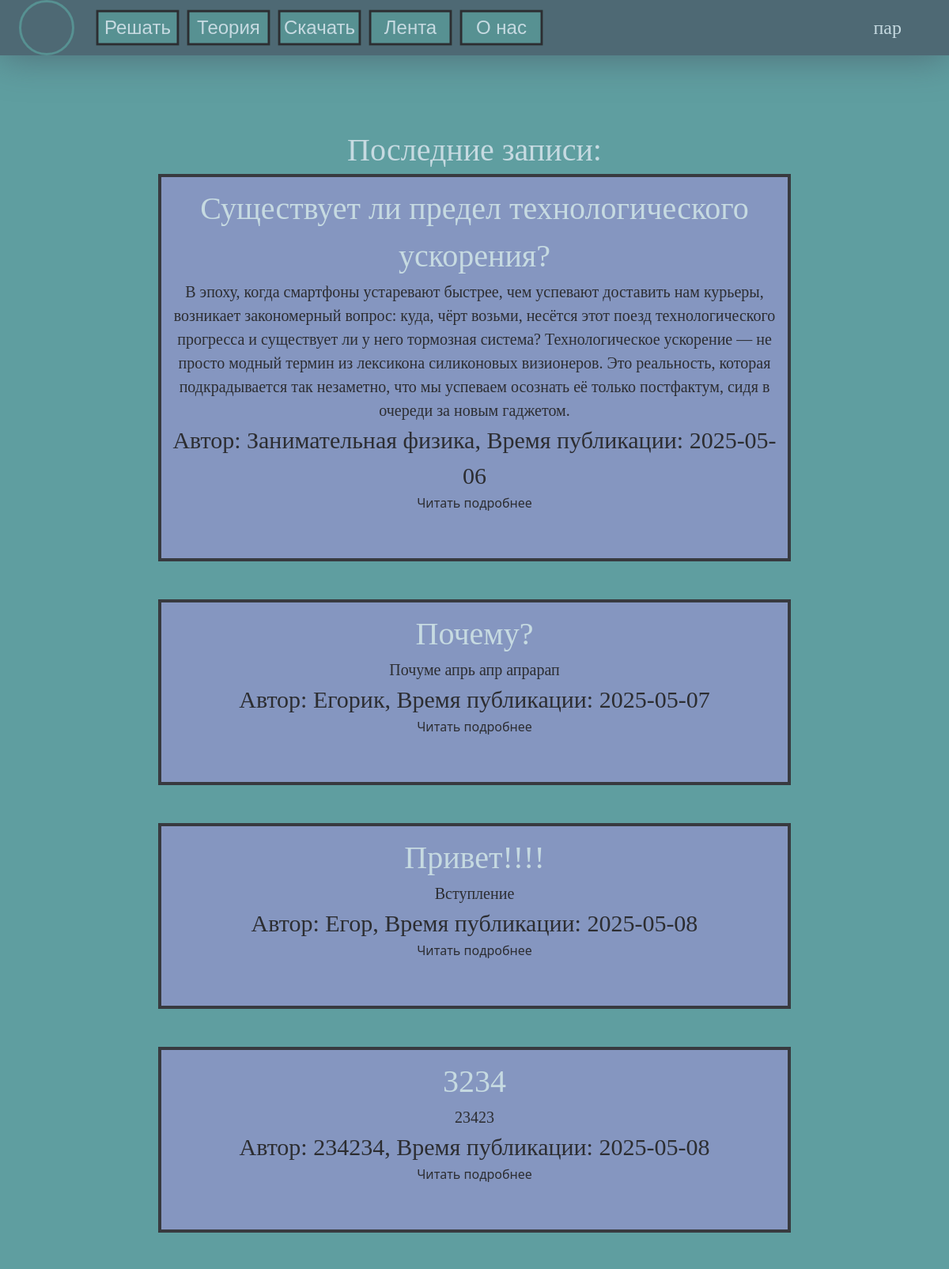
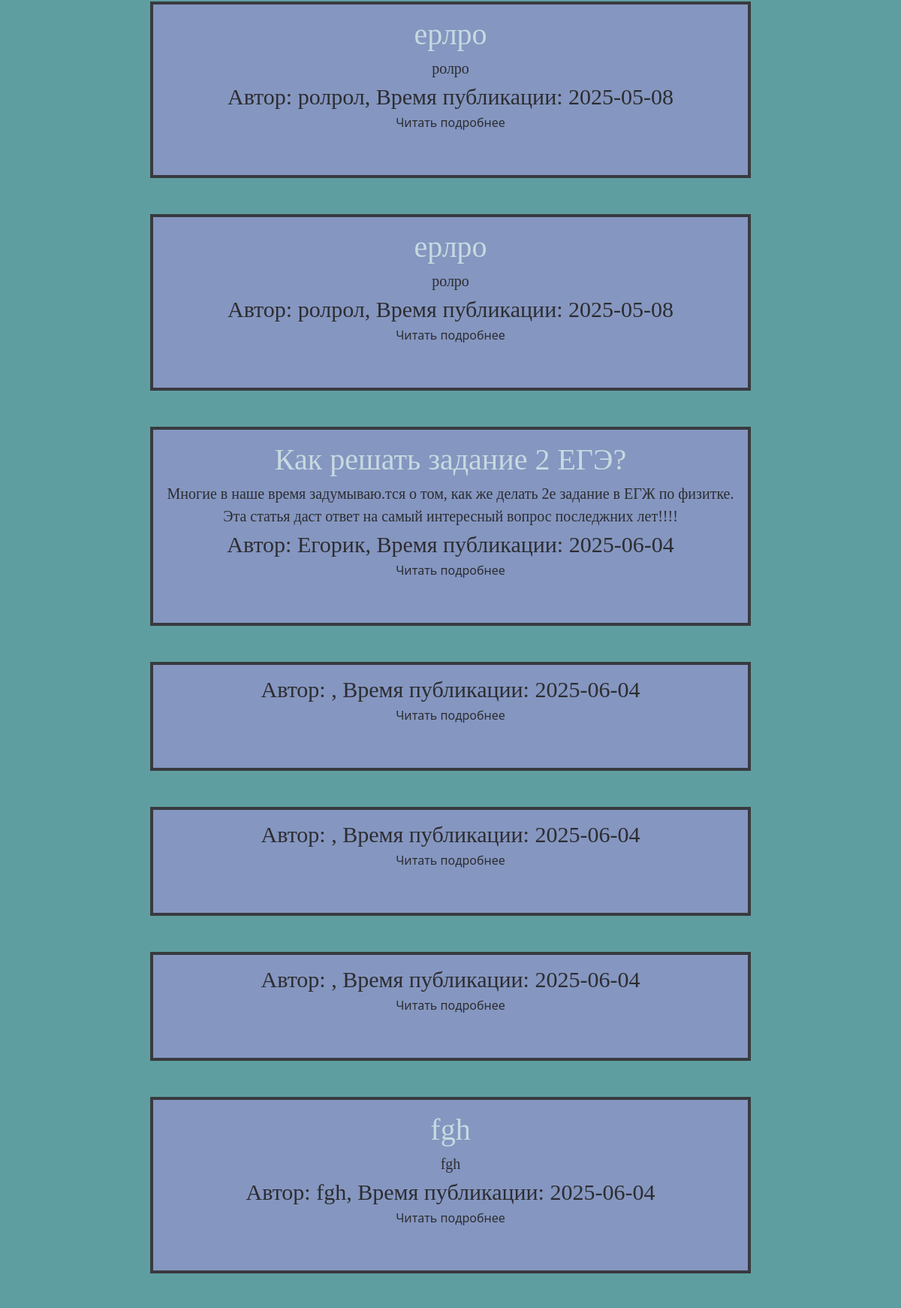
/Feed (signed in, upper part), run on the app's committed database (2 pictures, top to bottom).
### DatabasesScript.py (models this page shows)
class Article(Base):
    __tablename__ = 'article'
    id = Column(Integer, primary_key = True)
    title = Column(String(100), nullable = False)
    author = Column(String(30), nullable = False)
    main_text = Column(Text, nullable = False)
    intro = Column(Text, nullable=False)
    time =  Column(DateTime, default = datetime.utcnow)

### MainScript.py (the view)
@app.route('/Feed')
def ShowFeed():
    arts = db_session.query(Article).all()
    return render_template('Feed.html', result = arts, username= session['username'])

### templates/Feed.html (shortened to what this page needs)
{% extends "Base.html" %}
{% block body %}
    <div class = 'fullscreen-div BigPageText'> <div class = 'CenterText'>
        <h1 class = 'SimpleText White'>Последние записи:</h1>
        {% for article in result %}
            {% set time = article.time.time() %}
            {% set date = article.time.date() %}
            <div class = 'ArticleFeed'>
                <h1 class = 'SimpleText White'> {{ article.title }} </h1>
                <p class = 'SimpleText'> {{ article.intro }} </p>
                <h2 class = 'SimpleText'>Автор: {{ article.author }}, Время публикации: {{ date }}</h2>
                <a class = 'SimpleText' href = '/Feed/{{ article.id }}'>Читать подробнее</a><br><br>
            </div> <br><br>
        {% endfor %}
        <br><br><br><br><br><br><br><br>
    </div> </div>
{% endblock %}

### static/MainClasses.css (style rules this page uses)
h1 { font-size: 40px; font-family: 'Jost'; }
h2 { font-family: 'Jost'; font-size: 30px; }
p { font-family: 'Jost'; font-size: 20px; }

### static/CustomClasses.css (style rules this page uses)
.CenterText { text-align: center; }
.fullscreen-div { position: absolute; width: 100vw; top: 0; left: 0; }
.SimpleText { color: #2C2D31 }
.SimpleText.White { color: #C6DAE1 }
.fullscreen-div.BigPageText { display: flex; justify-content: center; margin-top: 160px; width: 100% }
.ArticleFeed { padding: 10px; width: 800px; border: 4px solid #383a3f; background-color: #8596c0; display: flex; flex-direction: column; }

### data on the page
Article: title "Существует ли предел технологического ускорения?", intro "В эпоху, когда смартфоны устаревают быстрее, чем успевают доставить нам курьеры, возникает закономерный вопрос: куда, чёрт возьми, несётся этот поезд технологического прогресса и существует ли у него тормозная система? Технологическое ускорение — не просто модный термин из лексикона силиконовых визионеров. Это реальность, которая подкрадывается так незаметно, что мы успеваем осознать её только постфактум, сидя в очереди за новым гаджетом.", author "Занимательная физика", time "2025-05-06"
Article: title "Почему?", intro "Почуме апрь апр апрарап", author "Егорик", time "2025-05-07"
Article: title "Привет!!!!", intro "Вступление", author "Егор", time "2025-05-08"
Article: title "3234", intro "23423", author "234234", time "2025-05-08"
Article: title "ерлро", intro "ролро", author "ролрол", time "2025-05-08"
Article: title "ерлро", intro "ролро", author "ролрол", time "2025-05-08"
Article: title "Как решать задание 2 ЕГЭ?", intro "Многие в наше время задумываю.тся о том, как же делать 2е задание в ЕГЖ по физитке. Эта статья даст ответ на самый интересный вопрос последжних лет!!!!", author "Егорик", time "2025-06-04"
Article: time "2025-06-04"
Article: time "2025-06-04"
Article: time "2025-06-04"
Article: title "fgh", intro "fgh", author "fgh", time "2025-06-04"

### other printed values
{{ username }} "пар"
